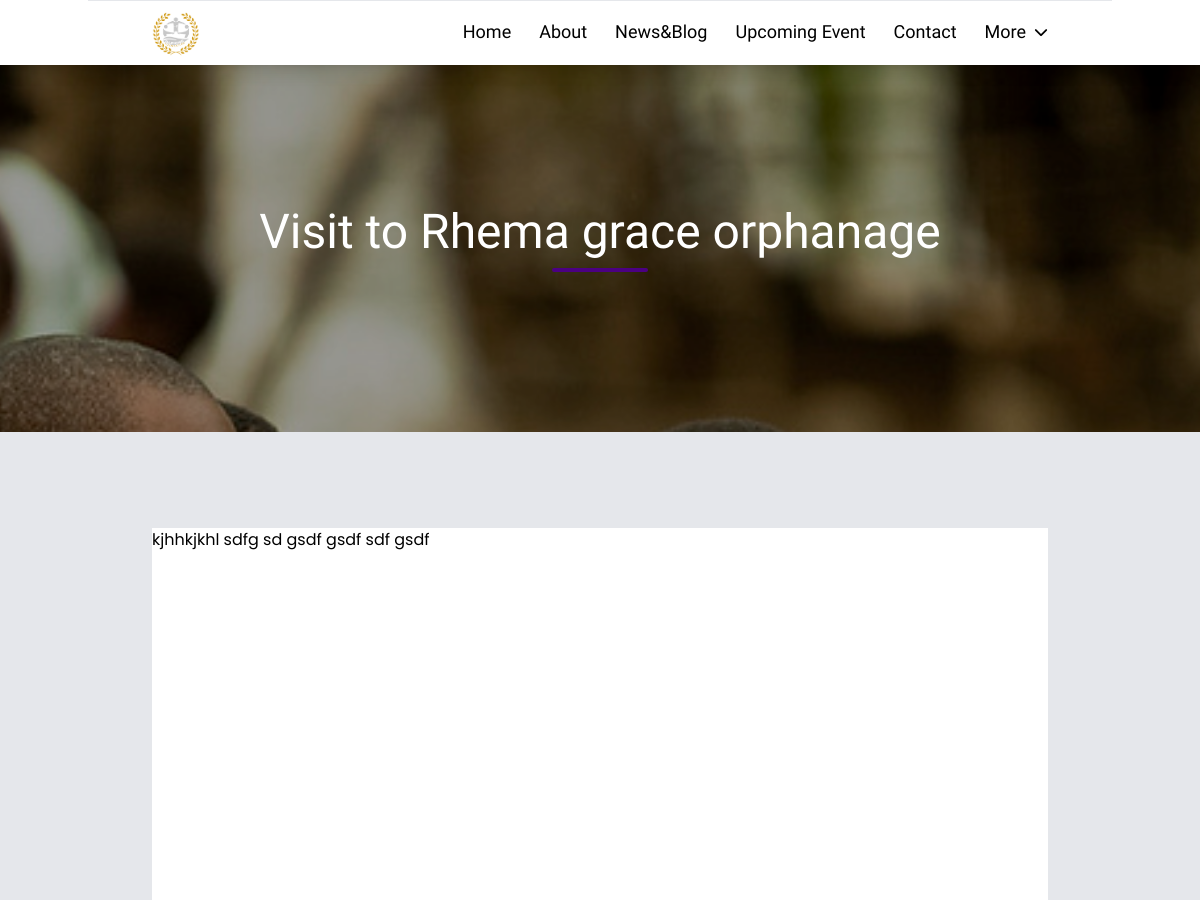
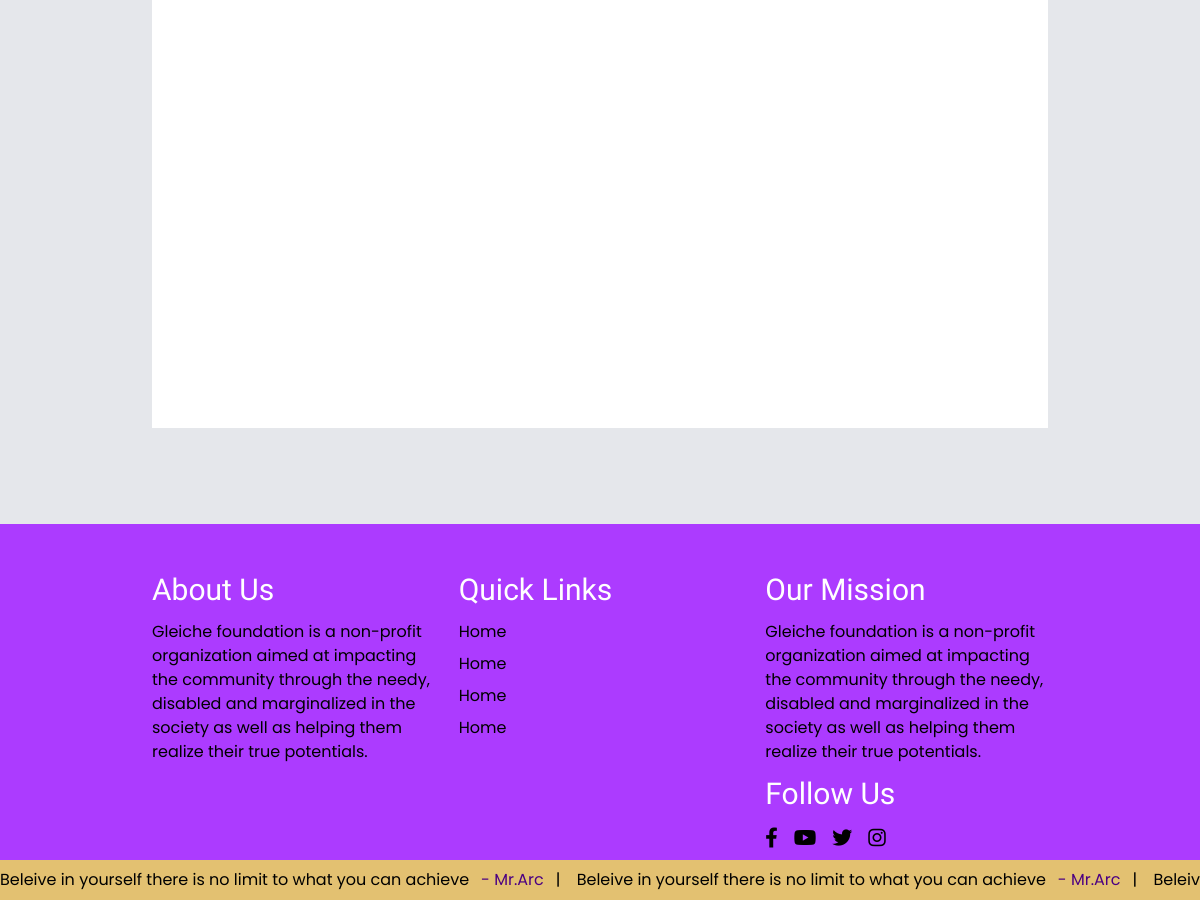
The page /news_blog/read/12 on the database its author committed (2 pictures, top to bottom).
### backend/models.py (models this page shows, shortened)
class NewsBlog(models.Model):
    title = models.CharField(max_length=200, null=False)
    content = models.TextField()
    image = models.ImageField(upload_to="NewBlogThumbnail",null=True)
    publish = models.BooleanField(default=False)
    allow_public_comments = models.BooleanField(default=False)
    user_comment = models.TextField(null=True)
    date_created = models.DateTimeField(auto_now_add=True)
    class Meta:
        verbose_name = 'news_blog'
        verbose_name_plural = 'news_blogs'

### frontend/views.py (the view)
# urls.py: path('news_blog/read/<int:id>', views.read_news_blog, name="read_news_blog"),
def read_news_blog(request, id):
    news_blog = NewsBlog.objects.get(id=id)
    data = {
        'news_blog':news_blog
    }
    return render(request, "frontend/read_new_blog.html", data)

### frontend/templates/frontend/read_new_blog.html
{% extends 'frontend/main.html' %}
{% load static %}
{% block content %}
{% include 'frontend/includes/page_banner.html' with text=news_blog.title  %}
<div class="bg-gray-200">
    <div class="container py-6 md:py-12 flex flex-col gap-4">
        <div class="py-12">
            <div class="min-h-screen bg-white">
                {% autoescape off %}
                {{news_blog.content}}
                {% endautoescape %}
            </div>
        </div>
    </div>
</div>
{% endblock %}

### frontend/templates/frontend/includes/page_banner.html
{% load static %}
<div class="h-96 bg-no-repeat bg-cover bg-center bg-fixed relative"
    style="background-image: url({{image|default:'/static/assets/happy2.jpeg'}})">
    <div class="absolute inset-0 bg-black/40 flex flex-col gap-6 items-center justify-center">
        <div class="flex flex-col items-center gap-3">
            <span class="font-patrick-hand text-3xl md:text-4xl lg:text-5xl text-white">{{text}}</span>
            <div class="w-24 h-1 bg-primary rounded-md"></div>
        </div>
    </div>
</div>

### rows shown on the page
NewsBlog: title "Visit to Rhema grace orphanage", content "kjhhkjkhl sdfg sd gsdf gsdf sdf gsdf"
